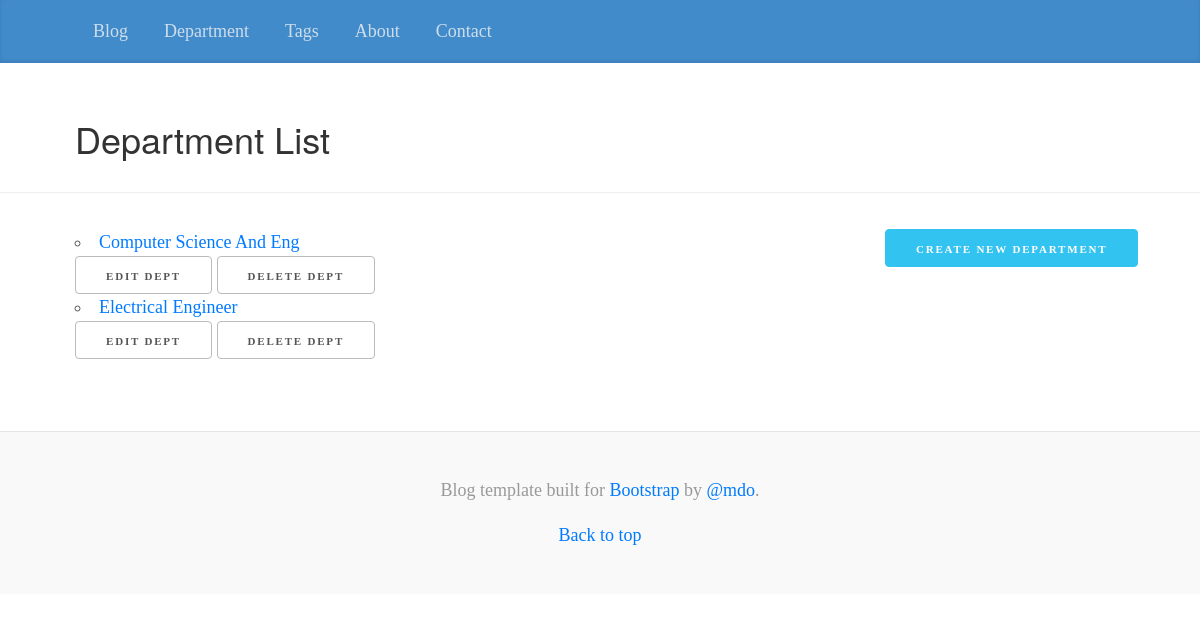
Page /department/ on the earlier database version.
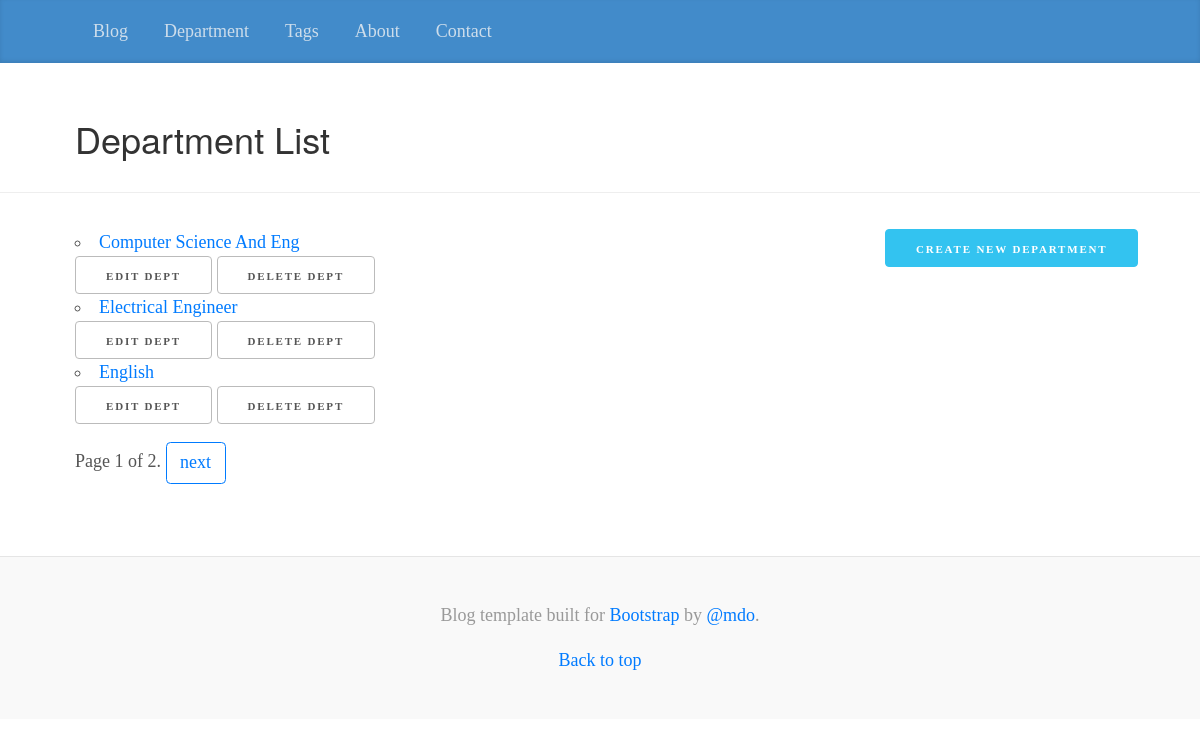
Same page on the later database version.
### organizer/models.py (models this page shows, shortened)
class Department(models.Model):
    name = models.CharField(max_length=31,
                            db_index=True)
    slug = models.SlugField(max_length=31,
                            unique=True,
                            help_text='a label for url config')
    description = models.TextField()
    founded_date = models.DateField('date founded')
    contact = models.EmailField()
    website = models.URLField(max_length=255)
    tags = models.ManyToManyField(Tag,
                                  blank=True)
    class Meta:
        ordering = ['name']
        get_latest_by = ['founded_date']
    def get_absolute_url(self):
        return reverse('organizer_department_detail',kwargs={'slug':self.slug})
    def get_delete_url(self):
        return reverse('organizer_department_delete',kwargs={'slug':self.slug})
    def get_update_url(self):
        return reverse('organizer_department_update',kwargs={'slug':self.slug})

### organizer/views.py (the view)
class DepartmentList(ListView):
    paginate_by = 3
    model = Department

### organizer/templates/organizer/department_list.html (shortened to what this page needs)
{% extends parent_template|default:"organizer/base_organizer.html" %}
{% block heading %}
       <h2>Department List</h2>
{% endblock %}
{% block button %}
        <a href="{% url 'organizer_department_create' %}" class="button button-primary">Create New Department</a>
{% endblock %}
{% block content %}
  <ul>
    {% for department in department_list %}
      <li>
        <a href=" {{ department.get_absolute_url }}">{{ department.name|title }}</a>
          <ul class="inline">
              <a href="{{department.get_update_url}}" class="button">Edit Dept</a></li>
              <a href="{{department.get_delete_url}}" class="button">Delete Dept</a></li>
          </ul>
    {% empty %}
      <li><em>There are currently no Department available.</em></li>
    {% endfor %}
{% endblock %}

Differences in the rows shown:
added Department: name "English"
Other differences:
{{ page_obj.number }}: (not shown) → "1"
{{ page_obj.paginator.num_pages }}: (not shown) → "2"
text now shown: "Page of . next"
